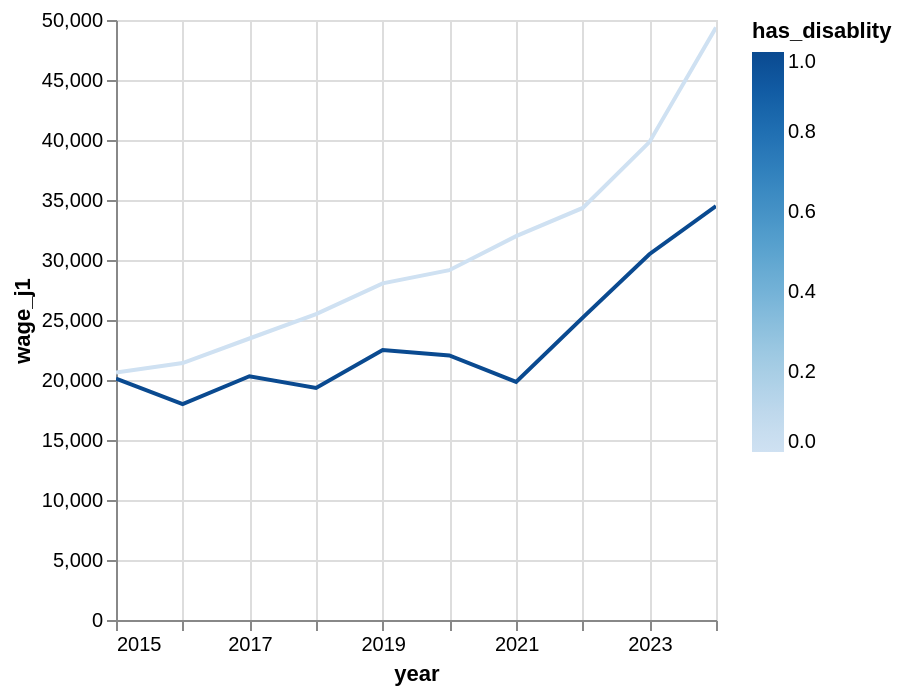

The notebook cell this image was saved under:
### Code cell
visualize('wage_j1')

### Figure 1 — Vega-Lite specification as saved in the notebook (floating-point values rounded to 4 significant figures)
{"config": {"view": {"continuousWidth": 300, "continuousHeight": 300}}, "data": {"name": "data-3c2167024137a44b47173ea0f263d4db"}, "mark": {"type": "line", "tooltip": true}, "encoding": {"color": {"field": "has_disablity", "type": "quantitative"}, "x": {"field": "year", "type": "temporal"}, "y": {"field": "wage_j1", "type": "quantitative"}}, "params": [{"name": "param_1e9efca18e7a2868", "select": {"type": "interval", "encodings": ["x", "y"]}, "bind": "scales"}], "$schema": "https://vega.github.io/schema/vega-lite/v6.1.0.json", "datasets": {"data-3c2167024137a44b47173ea0f263d4db": [{"year": "2022-01-01T00:00:00", "has_disablity": 0, "wage_j1": 34340.0}, {"year": "2015-01-01T00:00:00", "has_disablity": 1, "wage_j1": 20110.0}, {"year": "2017-01-01T00:00:00", "has_disablity": 1, "wage_j1": 20320.0}, {"year": "2019-01-01T00:00:00", "has_disablity": 1, "wage_j1": 22500.0}, {"year": "2022-01-01T00:00:00", "has_disablity": 1, "wage_j1": 25200.0}, {"year": "2016-01-01T00:00:00", "has_disablity": 1, "wage_j1": 18000.0}, {"year": "2024-01-01T00:00:00", "has_disablity": 1, "wage_j1": 34490.0}, {"year": "2015-01-01T00:00:00", "has_disablity": 0, "wage_j1": 20620.0}, {"year": "2021-01-01T00:00:00", "has_disablity": 0, "wage_j1": 31990.0}, {"year": "2020-01-01T00:00:00", "has_disablity": 0, "wage_j1": 29150.0}, {"year": "2019-01-01T00:00:00", "has_disablity": 0, "wage_j1": 28050.0}, {"year": "2017-01-01T00:00:00", "has_disablity": 0, "wage_j1": 23460.0}, {"year": "2023-01-01T00:00:00", "has_disablity": 0, "wage_j1": 39820.0}, {"year": "2018-01-01T00:00:00", "has_disablity": 1, "wage_j1": 19340.0}, {"year": "2021-01-01T00:00:00", "has_disablity": 1, "wage_j1": 19840.0}, {"year": "2023-01-01T00:00:00", "has_disablity": 1, "wage_j1": 30480.0}, {"year": "2020-01-01T00:00:00", "has_disablity": 1, "wage_j1": 22050.0}, {"year": "2024-01-01T00:00:00", "has_disablity": 0, "wage_j1": 49370.0}, {"year": "2016-01-01T00:00:00", "has_disablity": 0, "wage_j1": 21420.0}, {"year": "2018-01-01T00:00:00", "has_disablity": 0, "wage_j1": 25490.0}]}}
